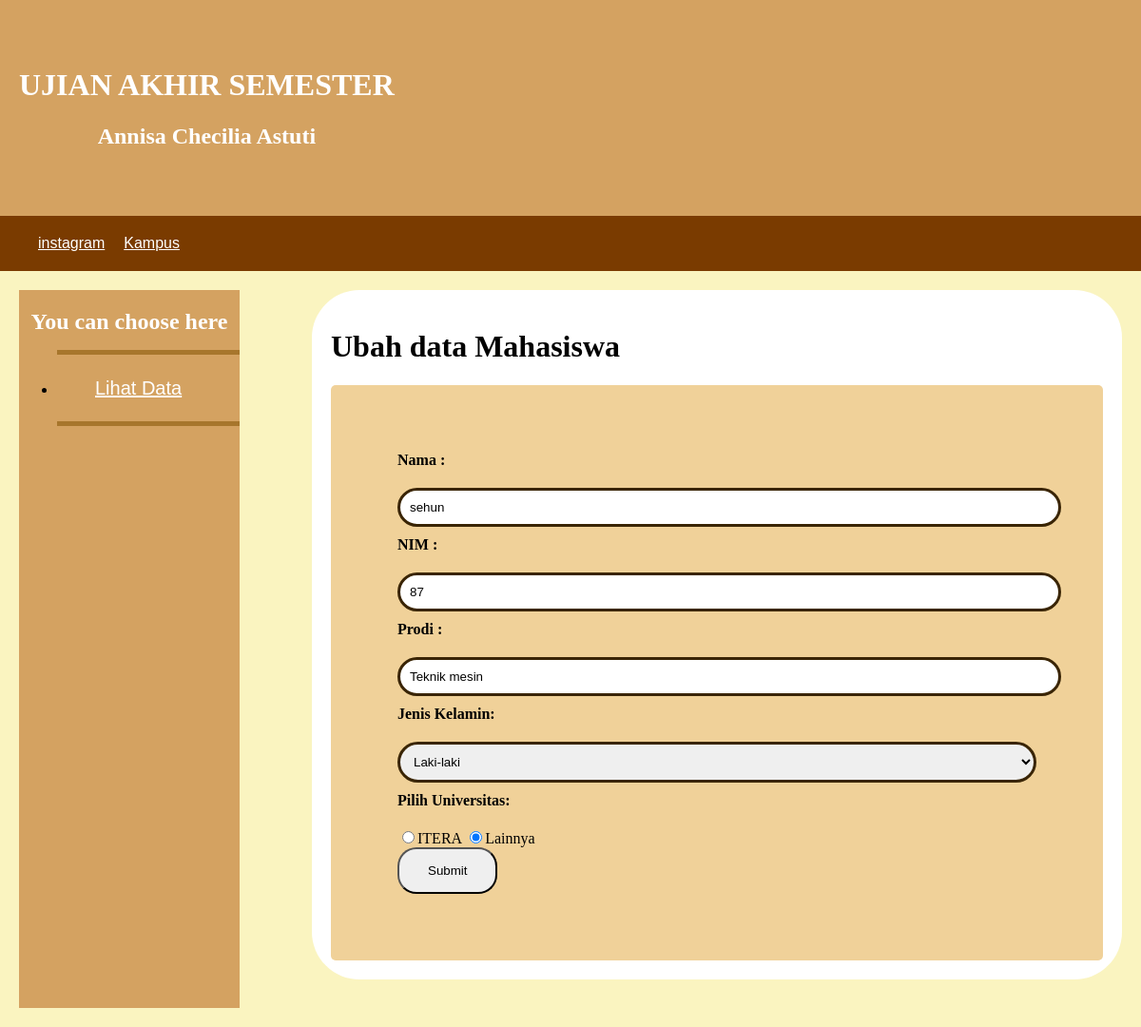
/update1.php?id=8, run on the app's committed database.
### tables this page shows
CREATE TABLE `datamahasiswa` (
  `id` int(11) NOT NULL,
  `nama` varchar(50) NOT NULL,
  `nim` int(20) NOT NULL,
  `prodi` varchar(20) NOT NULL,
  `jenis_kelamin` text NOT NULL,
  `universitas` text NOT NULL
);

### funct.php (called while the page is built, shortened)
<?php
$host = "localhost";
$username = "root";
$password = "";
$database = "mahasiswa";
$koneksi = new mysqli($host, $username, $password, $database);
function query($sql) {
	global $koneksi;
	$result = mysqli_query($koneksi, $sql);
	$rows = [];
	while( $row = mysqli_fetch_assoc($result) ) {
		$rows[] = $row;
	}
	return $rows;
}
?>

### update1.php (the view, shortened to what this page needs)
<?php
require 'funct.php';
$id = $_GET["id"];
$datamhs = query("SELECT * FROM datamahasiswa WHERE id = $id")[0];
?>
<!DOCTYPE html>
<html>
<head>
  <link rel="stylesheet" href="style.css"> <script src="index.js"></script>
</head>
<body>
    <div class="container">
        <header class="header">
            <div class="side">
                <h1>UJIAN AKHIR SEMESTER</h1>
                <h2> Annisa Checilia Astuti</h2>
            </div>
        </header>
        <nav class="nav">
            <ul>
                <li><a href="https://www.instagram.com/cheeciliann/">instagram</a></li>
                <li><a href="https://itera.ac.id">Kampus</a></li>
            </ul>
        </nav>
	<main>
        <div class="sidebar">
			<h2>You can choose here</h2>
			<ul>
				<li><a href="lihatdata.php">Lihat Data</a></li>
			</ul>
		</div>
        <div class="content">
            <h1>Ubah data Mahasiswa</h1>
            <form action="" method="post">
                <label for="nama">Nama : </label>
                <input type="text" name="nama" id="nama" value="<?php echo $datamhs["nama"]; ?>">
                <br>
                <label for="nim">NIM : </label>
                <input type="text" name="nim" id="nim" value="<?php echo $datamhs["nim"]; ?>">
                <br>
                <label for="prodi">Prodi : </label>
                <input type="text" name="prodi" id="prodi" value="<?php echo $datamhs["prodi"]; ?>">
                <br>
                <label for="jenis_kelamin">Jenis Kelamin:</label>
                <select id="jenis_kelamin" name="jenis_kelamin">
                    <option value="Laki-laki" <?php echo ($datamhs["jenis_kelamin"] == "Laki-laki") ? 'selected' : ''; ?>>Laki-laki</option>
                </select>
                <br>
                <label>Pilih Universitas:</label>
                <input type="radio" name="universitas" value="ITERA" <?php echo ($datamhs["universitas"] == "ITERA") ? 'checked' : ''; ?>>ITERA
                <input type="radio" name="universitas" value="Lainnya" <?php echo ($datamhs["universitas"] == "Lainnya") ? 'checked' : ''; ?>>Lainnya
                <br>
                <button type="submit" name="update">Submit</button>
            </form>
        </div>
    </main>
</body>
</html>

### style.css (style rules this page uses)
body { margin: 0 auto; padding: 0; font-family: Arial, Helvetica, sans-serif; background-color: #faf4c0; }
.header { background-color: #d4a261; text-align: left; display: flex; }
.side { margin: 50px 20px; color: #ffffff; font-family: pacifico; text-align: center; }
.nav { background-color: rgb(122, 59, 0); color: white; }
.nav ul { margin: 0; list-style: none; display: flex; justify-content: left; padding: 20px; }
.nav ul li a { margin-left: 20px; color: #ffffff; }
main { display: flex; flex-direction: row; flex-wrap: wrap; justify-content: space-between; padding: 20px; }
.sidebar { flex-basis: 20%; margin-right: 10px; background-color: #d4a261; top : 0; bottom : 0; }
.sidebar h2 { margin-bottom: 15px; color: white; text-align: center; font-family: pacifico; }
.sidebar ul a { display: flex; height: 100%; width: 100%; line-height: 70px; font-size: 20px; color: white; padding-left: 40px; box-sizing: border-box; border-top: 5px solid rgb(167, 118, 44); border-bottom: 5px solid rgb(167, 118, 44); }
.sidebar li { margin-bottom: 15px; }
.content { flex-basis: 70%; background-color: white; padding: 20px; margin-bottom: 30px; border-radius: 50px; font-family: pacifico; }
form { max-width: 700px; margin: 0 auto; background-color: #f0d199; padding: 70px; border-radius: 5px; }
label { display: flex; margin-bottom: 20px; font-weight: bold; }
input[type="text"], input[type="nim"], input[type="prodi"], select { width: 100%; padding: 10px; margin-bottom: 10px; border: 3px solid #3a2505; border-radius: 30px; }
button[type="submit"] { padding: 15px 30px; border-radius: 20px; cursor: pointer; }

### data on the page
datamahasiswa: nama "sehun", nim "87", prodi "Teknik mesin", jenis_kelamin "Laki-laki", universitas "☑"
